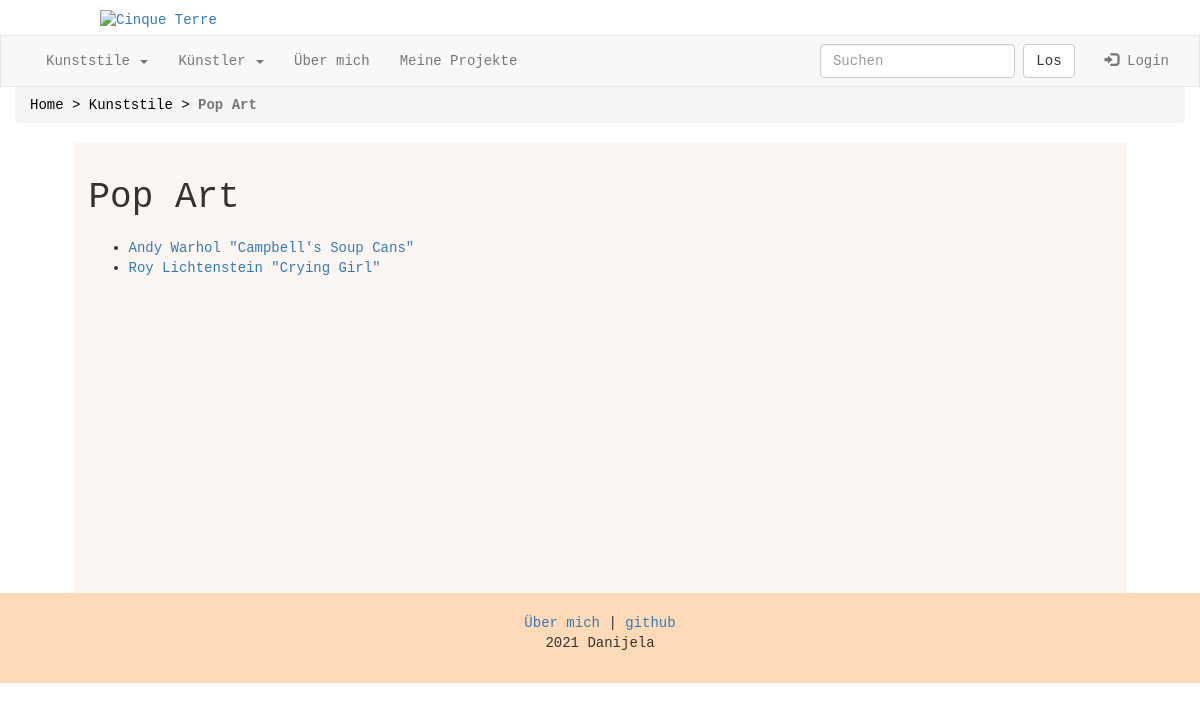
The page /kunststil.php?id=400 on the database its author committed.
### tables this page shows
CREATE TABLE `stilrichtung` (
  `ID` int(11) NOT NULL,
  `Stilrichtung` varchar(50) NOT NULL
);

CREATE TABLE `kunstgemaelde` (
  `Artist_ID` int(11) NOT NULL,
  `Werk` varchar(100) NOT NULL,
  `Masse` varchar(50) NOT NULL,
  `Material` varchar(100) NOT NULL,
  `Epoche` int(11) NOT NULL,
  `Geschaffen` varchar(50) NOT NULL,
  `Image` varchar(100) DEFAULT NULL,
  `beschreibung` text NOT NULL,
  `kgID` int(11) NOT NULL
);

CREATE TABLE `kuenstler` (
  `Artist_ID` int(15) NOT NULL,
  `Vorname` varchar(50) NOT NULL,
  `Nachname` varchar(50) NOT NULL,
  `beschreibung` text NOT NULL,
  `Image` varchar(100) DEFAULT NULL
);

### kunststil.php (the view, shortened to what this page needs)
<?php
require 'dbverbindung.php';
   if(isset($_GET["id"]))
   $id=$_GET["id"];
   else {
        header("location: header.php");
        exit;
   }
   $sql = "SELECT kuenstler.Artist_ID as AID,Stilrichtung,Vorname,Nachname,Werk,kgID FROM `stilrichtung` LEFT join kunstgemaelde on stilrichtung.id = kunstgemaelde.Epoche left join kuenstler on kuenstler.Artist_ID = kunstgemaelde.Artist_ID WHERE stilrichtung.ID = ?";
   $stmt3 = $cxn -> prepare($sql);
   $stmt3 -> bind_param('i', $id);
   $stmt3 -> execute();
   $result3 = $stmt3->get_result();
   $k = $result3->fetch_assoc();
mysqli_data_seek($result3,0);
   $stil = $k["Stilrichtung"];
?>
<!DOCTYPE html>
<html lang="de">
  <head>
    <link rel=stylesheet href="style.css">
    </head>
<body>
<?php require_once "header.php" ?>
<div class="container-fluid">
<nav aria-label="breadcrumb">
  <ol class="breadcrumb">
      <li class="breadcrumb-item active" aria-current="page"><a href="index.php"> Home > </a> <a href="stile.php">Kunststile ></a> <b><?=$stil ?></b></li>
  </ol>
</nav>
</div>
<div class="container-fluid">
<div class="content">
<h1><?=$stil ?></h1>
<ul>
   <?php  while ($row = $result3 -> fetch_assoc()) { ?>
    <li><a style="display:inline-block; " href="kuenstler.php?id=<?php echo $row['AID'];?>"><?php echo $row["Vorname"]." ".$row["Nachname"]; ?> </a>
               <a style="display:inline-block;" href="werkdar.php?id=<?php echo $row['kgID'];?>"><?php echo ' "'.$row["Werk"].'"'; ?></a></li>
         <?php }  ?>
         </ul>
</div>
</div>
<?php require_once "footer.php" ?>
  </body>
</html>

### style.css (style rules this page uses)
h1 { margin-bottom: 20px; }
.breadcrumb a { color: black; }
.content { background-color: rgba(250,240,233,0.6); padding:15px; min-height: 450px; width: 90%; margin: auto; }
* { font-family: 'Courier'; }
body { height: 100%; margin: 0; background-image: url("htdocs/white_wall.png"); }

### rows shown on the page
stilrichtung: Stilrichtung "Pop Art"
kunstgemaelde: Artist_ID.Vorname "Andy", Artist_ID.Nachname "Warhol", Werk "Campbell's Soup Cans"
kunstgemaelde: Artist_ID.Vorname "Roy", Artist_ID.Nachname "Lichtenstein", Werk "Crying Girl"
